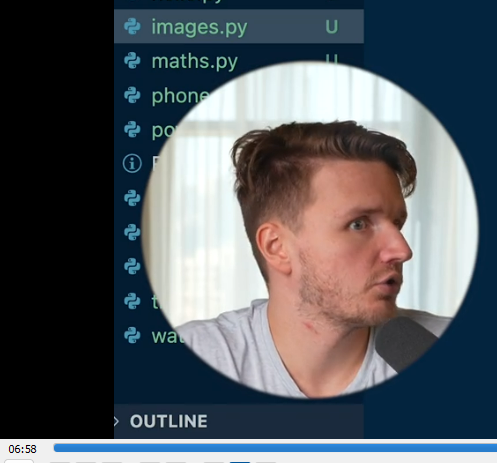
#> input picture 134.jpg, 497 x 463 px
$ python 134-libraries.py
#> lines starting #> are read from the running program, lines starting #| are printed output that depends on the picture
#134 libraries
#WORKING


# 6m50 example import PIL

from PIL import Image


with Image.open('134.jpg') as img:
    # Apply effect (e.g., rotate)
#> img is the input picture: PIL image 497x463 RGBA; mean R, G, B, A 84.7, 90.2, 96.2, 255
    img = img.rotate(45)
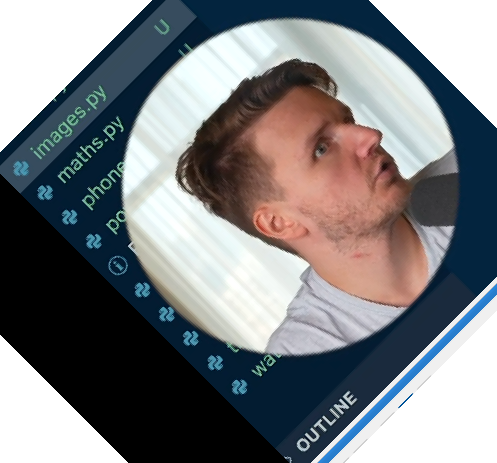
#> img: PIL image 497x463 RGBA; mean R, G, B, A 79.6, 82, 85.5, 210.9; transparent parts drawn white

    # Check the mode and convert to RGB if necessary
    if img.mode in ('RGBA', 'LA') or (img.mode == 'P' and 'transparency' in img.info):
        img = img.convert('RGB')
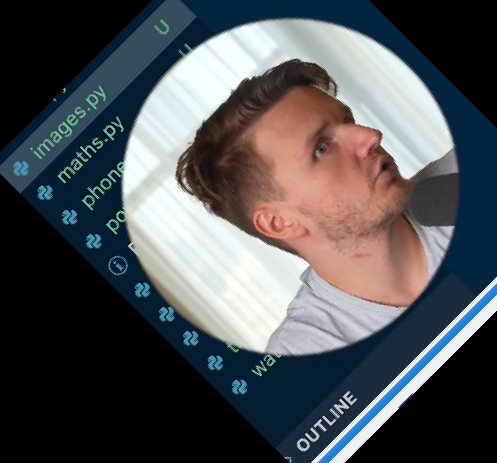
#> img: PIL image 497x463 RGB; mean R, G, B 79.6, 82, 85.5

    # Save modified image as JPEG
    img.save('134-rotated.jpg', format='JPEG')
